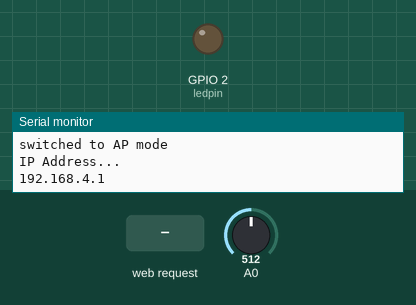
Recording of a program running on a simulated ESP8266 (NodeMCU). Shown: output pins drawn as LEDs (lit = HIGH), the last lines printed to the serial monitor. Inputs (shaded band) come from the test bench; at power-on: A0 = 512. WiFi joins after 1.5 s; servers stay silent unless stated.

Above: at 7.2 s.
7.3 s: HTTP request GET /ledon received
At 9.1 s:
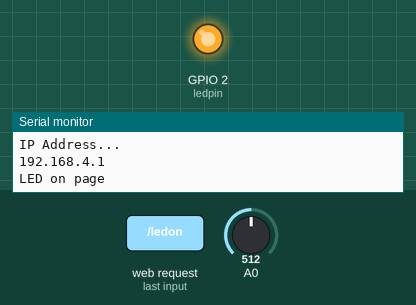
11.5 s: HTTP request GET /ledoff received
At 13.3 s:
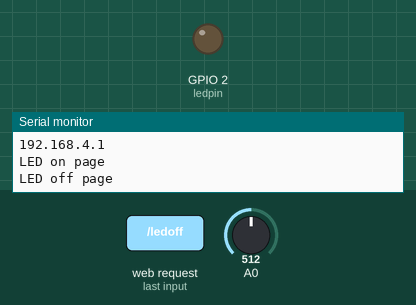
Timing chart, 0 to 14.8 s (numbered marks = the images above; inputs shaded):
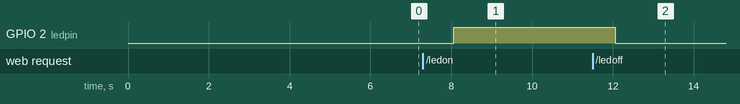

The program:

main.cpp
```cpp
#include <Arduino.h>
#include<ESP8266WiFi.h>
#include<DNSServer.h>
#include<DHT.h>
#include<WiFiClient.h>
#include<ESP8266WebServer.h>
#include<Adafruit_Sensor.h>


// this is a test program
//comments are added to set nodeMCU in default AP mode to test
//this NodeMCU can run in both STA and AP modes on pushbutton command
const char MAIN_page[] PROGMEM = R"=====(
<!DOCTYPE html>
<html>
<body>
<center>
<h1> LED CONTROL</h1><br>
Click to turn <a href="ledon">LED ON</a><br>
Click to turn <a href="ledoff">LED OFF</a><br>
CLick for DHT data <a href="dhtreadings"> DHT READING</a><br>
Click for Soil humidity sensor data <a href="soilsensor"> SOIL HUMIDITY SENSOR</a><br>
<hr>
</center>

</body>
</html>
)=====";


#define DHTTYPE DHT11
#define DHTPIN 4
int ledpin= LED_BUILTIN;
DHT dht(DHTPIN, DHTTYPE);
//#define pushbutton 1
int temp=0;
int lastbuttonstate= 0;
int analogdata;


ESP8266WebServer server(80);
WiFiClient Client;

char ssid[]="vineet";
char password[]="12345678";

char hotspotssid[]= "NodeMCUwebserver";
char hotspotpassword[]="123456789";

void handleRoot() {
 Serial.println("You called root page");
 String s = MAIN_page;
 server.send(200, "text/html", s);
}

void handleledon()
{
   Serial.println("LED on page");
 digitalWrite(ledpin,HIGH);
 server.send(200, "text/html", "ON");
}

void handleledoff()
{
  Serial.println("LED off page");
  digitalWrite(ledpin,LOW);
  server.send(200,"text/html","OFF");
}

void handledhtreadings()
{
    double h = dht.readHumidity();
  double t = dht.readTemperature();
  Serial.println("DHT READINGS");
  server.send(200,"text/html",String(h));
  server.send(200,"text/html",String(t));

}

void handleanalogdata()
{
  Serial.println("SOil sensor data");
  server.send(200,"text/html",String(analogdata));

}

void stamode()
{
  WiFi.mode(WIFI_STA);
  WiFi.begin();
  Serial.println("connected to...");
  Serial.println(ssid);
  Serial.println("IP address: ");
  Serial.println(WiFi.localIP());
  //lastbuttonstate= 0;
   server.on("/",handleRoot);
  server.on("/ledon",handleledon);
  server.on("/ledoff", handleledoff);
  server.on("/dhtreadings",handledhtreadings);
  server.on("/soilsensor",handleanalogdata);
  server.begin();
}

void APmode()
{
  WiFi.mode(WIFI_AP);
  WiFi.softAP(hotspotssid,hotspotpassword);
  IPAddress myIP = WiFi.softAPIP();
  Serial.println("switched to AP mode");
  Serial.println("IP Address...");
  Serial.println(myIP);
  //lastbuttonstate= 1;
  server.on("/",handleRoot);
  server.on("/ledon",handleledon);
  server.on("/ledoff", handleledoff);
 server.on("/dhtreadings",handledhtreadings);
 server.on("/soilsensor",handleanalogdata);
 server.begin();
  }


void setup()
{
  Serial.begin(9600);
  dht.begin();
  //pinMode(pushbutton, INPUT);
  pinMode(ledpin,OUTPUT);
  pinMode(DHTPIN,INPUT);
  pinMode(A0,INPUT);

  Serial.println("connecting to...");
  Serial.println(ssid);
  WiFi.begin(ssid,password);
  delay(1000);
  if(WiFi.status()!= WL_CONNECTED)
  {
    for (int i = 0; i <10 ; i++)
    {
      delay(500);
      Serial.println(".");
    }
  Serial.println("Unable to connect to wifi");
  Serial.println("use pusbutton to switch to AP mode");
  //temp=digitalRead(pushbutton);
  lastbuttonstate= 1;
  switch ((lastbuttonstate))
  {
  case 1: APmode();
    break;

  default: stamode();
    break;
  }

}
}

void loop()
{
analogdata= analogRead(A0);
  delay(1000);
  server.handleClient();
}
```

Measured:
- after the input at 7.3 s, GPIO 2 (ledpin): LOW → HIGH after 0.76 s
- after the input at 11.5 s, GPIO 2 (ledpin): HIGH → LOW after 0.56 s
